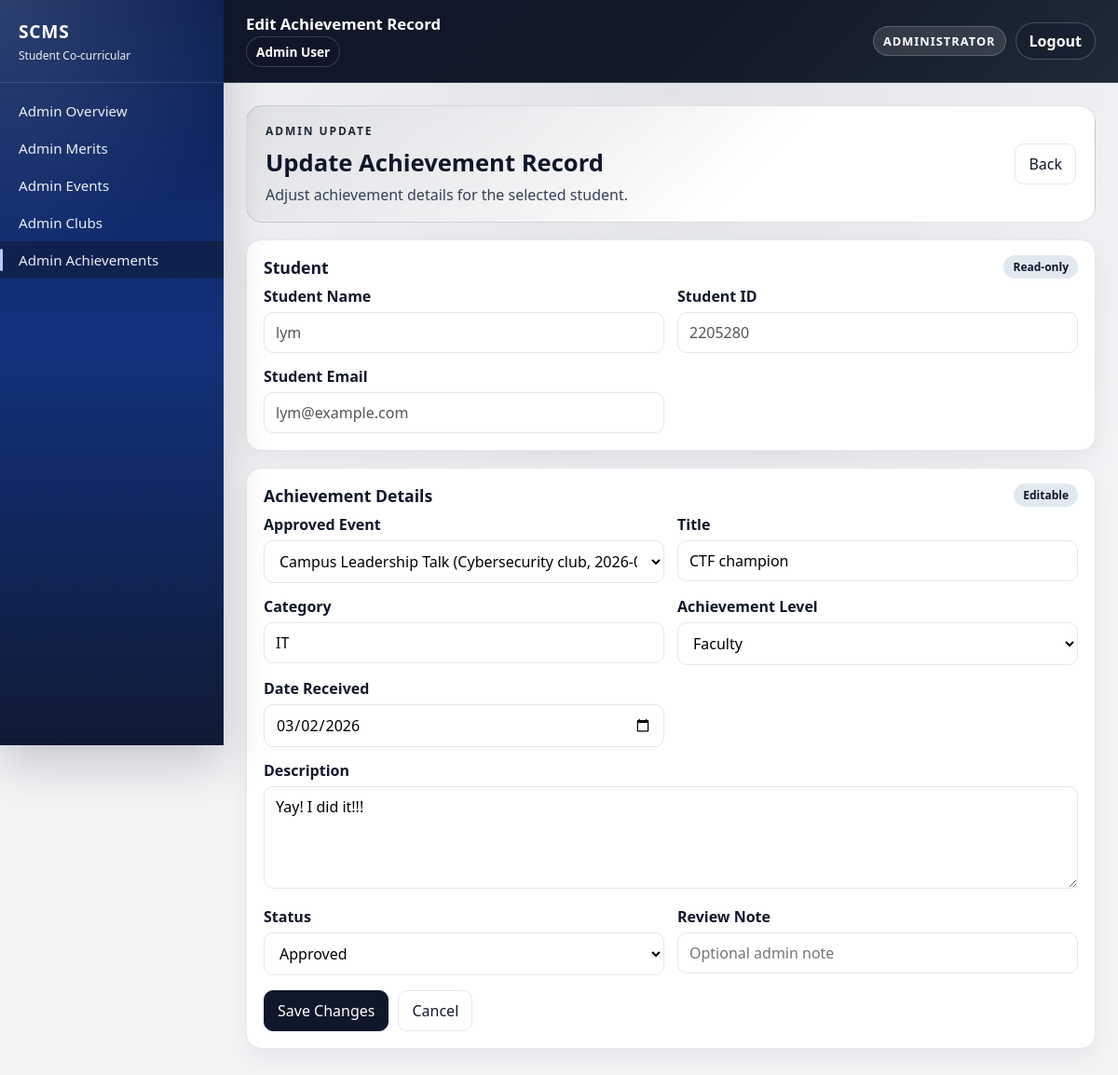
The app's page /public/index.php?url=achievement/edit&id=1 (signed in) with its own data.
### tables this page shows
CREATE TABLE `users` (
  `userID` int(11) NOT NULL,
  `student_id` varchar(20) NOT NULL,
  `name` varchar(100) NOT NULL,
  `email` varchar(100) NOT NULL,
  `passwordHash` varchar(255) NOT NULL,
  `isAdmin` tinyint(1) DEFAULT 0,
  `created_at` timestamp NOT NULL DEFAULT current_timestamp()
);

CREATE TABLE `achievements` (
  `achievementID` int(11) NOT NULL,
  `userID` int(11) NOT NULL,
  `eventID` int(11) DEFAULT NULL,
  `title` varchar(150) NOT NULL,
  `category` varchar(100) DEFAULT NULL,
  `achievementLevel` varchar(30) DEFAULT 'Faculty',
  `dateReceived` date DEFAULT NULL,
  `description` text DEFAULT NULL,
  `status` enum('pending','approved','rejected') NOT NULL DEFAULT 'pending',
  `submitted_at` timestamp NOT NULL DEFAULT current_timestamp(),
  `reviewed_at` timestamp NULL DEFAULT NULL,
  `reviewed_by` int(11) DEFAULT NULL,
  `review_note` text DEFAULT NULL,
  `evidence_path` varchar(255) DEFAULT NULL
);

CREATE TABLE `events` (
  `eventID` int(11) NOT NULL,
  `userID` int(11) NOT NULL,
  `clubCatalogID` int(11) DEFAULT NULL,
  `eventTitle` varchar(150) NOT NULL,
  `eventType` varchar(50) DEFAULT NULL,
  `eventDate` date NOT NULL,
  `eventHours` decimal(6,2) NOT NULL DEFAULT 1.00,
  `location` varchar(150) DEFAULT NULL,
  `description` text DEFAULT NULL,
  `reflection` text DEFAULT NULL,
  `created_at` timestamp NOT NULL DEFAULT current_timestamp(),
  `status` enum('pending','approved','rejected') NOT NULL DEFAULT 'pending',
  `submitted_at` timestamp NOT NULL DEFAULT current_timestamp(),
  `reviewed_at` timestamp NULL DEFAULT NULL,
  `reviewed_by` int(11) DEFAULT NULL,
  `review_note` text DEFAULT NULL,
  `evidence_path` varchar(255) DEFAULT NULL
);

### app/models/User.php (called while the page is built, shortened)
<?php
class User {
    public static function findById($userId) {
        $db = Database::connect();
        $stmt = $db->prepare("SELECT * FROM users WHERE userID = ?");
        $stmt->execute([(int) $userId]);
        return $stmt->fetch(PDO::FETCH_ASSOC);
    }
}
?>

### app/models/Achievement.php (called while the page is built, shortened)
<?php
class Achievement {
    public static function findById($id) {
        $db = Database::connect();
        $stmt = $db->prepare(
            "SELECT a.*, e.eventTitle, e.eventDate, cc.clubName
             FROM achievements a
             LEFT JOIN events e ON e.eventID = a.eventID
             LEFT JOIN club_catalog cc ON cc.clubCatalogID = e.clubCatalogID
             WHERE a.achievementID = ?"
        );
        $stmt->execute([(int) $id]);
        return $stmt->fetch(PDO::FETCH_ASSOC);
    }
}
?>

### app/models/Event.php (called while the page is built, shortened)
<?php
class Event {
    public static function getApprovedByUser($userID) {
        $db = Database::connect();
        $stmt = $db->prepare(
            "SELECT e.eventID, e.userID, e.clubCatalogID, e.eventTitle, e.eventDate, e.eventHours, e.status,
                    cc.clubName
             FROM events e
             LEFT JOIN club_catalog cc ON cc.clubCatalogID = e.clubCatalogID
             WHERE e.userID = ? AND e.status = 'approved'
             ORDER BY e.eventDate DESC, e.eventID DESC"
        );
        $stmt->execute([(int) $userID]);
        return $stmt->fetchAll(PDO::FETCH_ASSOC);
    }
}
?>

### app/views/admin/achievement_edit.php (the view, shortened to what this page needs)
<?php require "../app/views/layout/header.php"; ?>
<?php require "../app/views/layout/sidebar.php"; ?>
<?php
    $studentName = (string) ($student['name'] ?? '-');
    $studentEmail = (string) ($student['email'] ?? '-');
    $studentId = (string) ($student['student_id'] ?? '-');
    $selectedEventID = isset($_POST['eventID'])
        ? (int) $_POST['eventID']
        : (int) ($achievement['eventID'] ?? 0);
?>
<div class="main module-page">
    <div class="topbar admin-topbar">
        <div class="topbar-left">
            <div class="topbar-title">Edit Achievement Record</div>
            <div class="topbar-user-inline">
                <?= htmlspecialchars($_SESSION['user_name'] ?? '', ENT_QUOTES, 'UTF-8'); ?>
            </div>
        </div>
        <div class="topbar-actions">
            <div class="admin-badge">Administrator</div>
            <form method="POST" action="index.php?url=auth/logout">
                <button type="submit" class="topbar-logout">Logout</button>
            </form>
        </div>
    </div>
    <div class="content admin-content">
        <div class="content-inner">
    <div class="admin-hero">
        <div>
            <div class="admin-eyebrow">Admin Update</div>
            <h1 class="admin-title">Update Achievement Record</h1>
            <p class="admin-subtitle">Adjust achievement details for the selected student.</p>
        </div>
        <div class="admin-hero-actions">
            <a class="btn btn-secondary" href="index.php?url=achievement/index">Back</a>
        </div>
    </div>
    <div class="admin-section">
        <div class="admin-section-header">
            <h2 class="admin-section-title">Student</h2>
            <span class="admin-section-chip">Read-only</span>
        </div>
        <div class="admin-section-body">
            <div class="form-grid">
                <div>
                    <label class="label">Student Name</label>
                    <input class="input" type="text" value="<?= htmlspecialchars($studentName, ENT_QUOTES, 'UTF-8') ?>" disabled>
                </div>
                <div>
                    <label class="label">Student ID</label>
                    <input class="input" type="text" value="<?= htmlspecialchars($studentId, ENT_QUOTES, 'UTF-8') ?>" disabled>
                </div>
                <div>
                    <label class="label">Student Email</label>
                    <input class="input" type="text" value="<?= htmlspecialchars($studentEmail, ENT_QUOTES, 'UTF-8') ?>" disabled>
                </div>
            </div>
        </div>
    </div>
    <div class="admin-section">
        <div class="admin-section-header">
            <h2 class="admin-section-title">Achievement Details</h2>
            <span class="admin-section-chip">Editable</span>
        </div>
        <div class="admin-section-body">
            <form method="POST" class="form">
                <div class="form-grid">
                    <div>
                        <label class="label">Approved Event</label>
                        <select class="input" name="eventID" required>
                            <?php foreach ($approvedEvents as $ev): ?>
                                <?php $eventId = (int) ($ev['eventID'] ?? 0); ?>
                                <option value="<?= htmlspecialchars((string) $eventId, ENT_QUOTES, 'UTF-8') ?>" <?= $eventId === $selectedEventID ? 'selected' : '' ?>>
                                    <?= htmlspecialchars((string) ($ev['eventTitle'] ?? ''), ENT_QUOTES, 'UTF-8') ?> (
                                </option>
                            <?php endforeach; ?>
                        </select>
                    </div>
                    <div>
                        <label class="label">Title</label>
                        <input class="input" type="text" name="title" value="<?= htmlspecialchars((string) ($achievement['title'] ?? ''), ENT_QUOTES, 'UTF-8') ?>" required>
                    </div>
                    <div>
                        <label class="label">Category</label>
                        <input class="input" type="text" name="category" value="<?= htmlspecialchars((string) ($achievement['category'] ?? ''), ENT_QUOTES, 'UTF-8') ?>">
                    </div>
                    <div>
                        <label class="label">Achievement Level</label>
                        <?php $achievementLevelValue = (string) ($achievement['achievementLevel'] ?? 'Faculty'); ?>
                        <select class="input" name="achievementLevel">
                            <option value="Faculty" <?= $achievementLevelValue === 'Faculty' ? 'selected' : '' ?>>Faculty</option>
                        </select>
                    </div>
                    <div>
                        <label class="label">Date Received</label>
                        <input class="input" type="date" name="dateReceived" value="<?= htmlspecialchars((string) ($achievement['dateReceived'] ?? ''), ENT_QUOTES, 'UTF-8') ?>" required>
                    </div>
                </div>
                <div style="margin-top:14px;">
                    <label class="label">Description</label>
                    <textarea class="input" name="description" rows="4"><?= htmlspecialchars((string) ($achievement['description'] ?? ''), ENT_QUOTES, 'UTF-8') ?></textarea>
                </div>
                <div class="form-grid" style="margin-top:14px;">
                    <div>
                        <label class="label">Status</label>
                        <?php $statusValue = (string) ($achievement['status'] ?? 'pending'); ?>
                        <select name="status" class="input">
                            <option value="approved" <?= $statusValue === 'approved' ? 'selected' : '' ?>>Approved</option>
                        </select>
                    </div>
                    <div>
                        <label class="label">Review Note</label>
                        <input class="input" type="text" name="review_note" value="<?= htmlspecialchars((string) ($achievement['review_note'] ?? ''), ENT_QUOTES, 'UTF-8') ?>" placeholder="Optional admin note">
                    </div>
                </div>
                <div class="form-actions">
                    <button type="submit" class="btn">Save Changes</button>
                    <a href="index.php?url=achievement/index" class="btn btn-secondary">Cancel</a>
                </div>
            </form>
        </div>
    </div>
        </div>
    </div>
</div>
<?php require "../app/views/layout/footer.php"; ?>

### app/views/layout/header.php (style rules this page uses)
:root { --bg: #f3f4f6; --card: #ffffff; --border: #e5e7eb; --text: #0f172a; --muted: #334155; --primary: #2563eb; --danger: #ef4444; --sidebar-w: 240px; --grad: linear-gradient(135deg, #0b1d4d, #1e40af 35%, #3b82f6); --sidebar-grad: radial-gradient(circle at top left, rgba(191, 219, 254, 0.18), transparent 34%), linear-gradient(180deg, #0b1d4d 0%, #12327d 46%, #0f1a35 100%); }
body { margin: 0; font-family: 'Segoe UI', sans-serif; background: var(--bg); color: var(--text); }
.main { margin-left: var(--sidebar-w); min-height: 100vh; }
.topbar { background: var(--grad); color: white; padding: 16px 24px; border-bottom: 1px solid rgba(255,255,255,0.15); display: flex; align-items: center; justify-content: space-between; font-weight: 600; position: sticky; top: 0; z-index: 50; }
.topbar-left { display: flex; flex-direction: column; gap: 4px; }
.topbar-actions { display: flex; align-items: center; gap: 10px; }
.topbar-user-inline { display: inline-flex; align-items: center; gap: 8px; padding: 6px 10px; border-radius: 999px; background: rgba(15, 23, 42, 0.25); border: 1px solid rgba(255,255,255,0.18); font-size: 0.85rem; font-weight: 700; width: fit-content; }
.topbar-logout { display: inline-flex; align-items: center; justify-content: center; padding: 8px 14px; border-radius: 999px; border: 1px solid rgba(255,255,255,0.22); background: rgba(15, 23, 42, 0.25); color: white; cursor: pointer; font: inherit; font-weight: 700; }
.content { padding: 24px; overflow-x: auto; }
.content-inner { width: 100%; max-width: 1200px; margin: 0 auto; }
.module-page .content-inner { max-width: 1460px; }
.btn { display: inline-block; padding: 10px 14px; background: #0f172a; color: white; border-radius: 10px; text-decoration: none; border: 1px solid #0f172a; cursor: pointer; font: inherit; }
.btn.btn-secondary { background: #ffffff; color: #0f172a; border-color: var(--border); }
.topbar-title { font-size: 1.05rem; line-height: 1.15; }
.admin-topbar { background: linear-gradient(135deg, #0f172a, #111827 50%, #1f2937); }
.admin-badge { display: inline-flex; align-items: center; gap: 6px; padding: 6px 10px; border-radius: 999px; background: rgba(255,255,255,0.12); border: 1px solid rgba(255,255,255,0.2); font-size: 0.8rem; font-weight: 800; letter-spacing: 0.08em; text-transform: uppercase; }
.admin-content { background: radial-gradient(circle at top, rgba(15, 23, 42, 0.08), transparent 55%); }
.admin-hero { display: flex; align-items: center; justify-content: space-between; gap: 16px; padding: 18px 20px; border-radius: 18px; border: 1px solid rgba(15, 23, 42, 0.12); background: linear-gradient(135deg, rgba(15, 23, 42, 0.06), #ffffff 60%); margin-bottom: 18px; }
.admin-eyebrow { font-size: 0.75rem; letter-spacing: 0.16em; text-transform: uppercase; font-weight: 800; color: #1f2937; }
.admin-title { margin: 8px 0 6px; font-size: 1.6rem; font-weight: 900; }
.admin-subtitle { margin: 0; color: var(--muted); }
.admin-hero-actions { display: flex; gap: 10px; flex-wrap: wrap; }
.admin-section { margin-bottom: 18px; border-radius: 16px; background: #ffffff; border: 1px solid var(--border); box-shadow: 0 10px 26px rgba(15, 23, 42, 0.06); }
.admin-section-header { display: flex; align-items: center; justify-content: space-between; padding: 16px 18px 8px; gap: 10px; }
.admin-section-title { margin: 0; font-size: 1.1rem; font-weight: 800; }
.admin-section-chip { display: inline-flex; align-items: center; justify-content: center; padding: 4px 10px; border-radius: 999px; background: #e2e8f0; color: #0f172a; font-size: 0.75rem; font-weight: 800; }
.admin-section-body { padding: 0 18px 18px; }
.input { width: 100%; padding: 10px 12px; border: 1px solid var(--border); border-radius: 10px; background: #ffffff; font: inherit; box-sizing: border-box; }
.form-grid { display: grid; grid-template-columns: repeat(2, minmax(0, 1fr)); gap: 14px; }
.label { display: block; font-weight: 600; margin-bottom: 6px; color: #0f172a; }
.form-actions { display: flex; gap: 10px; margin-top: 16px; flex-wrap: wrap; }

### records on screen
users: name "lym", student "2205280", email "lym@example.com"
achievements: eventID "Campus Leadership Talk (Cybersecurity club, 2026-03-03)", title "CTF champion", category "IT", achievementLevel "Faculty", dateReceived "03/02/2026", description "Yay! I did it!!!", status "Approved"

### other values on screen
$_SESSION['user_name'] "Admin User"
